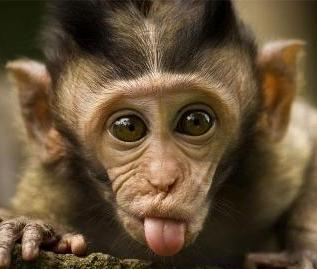
%> input picture 3. Tercero/Visió Artificial/_old/parcial_1/images_group2/monkey1.png, 317 x 269 px
$ octave --eval "PrietoDehghanPourAstorGrupF;"   (GNU Octave 9; MATLAB toolbox functions it lacks are replaced by stand-ins)
%> lines starting %> are read from the running program, lines starting %| are printed output that depends on the picture
function [ ] = PrietoDehghanPourAstorGrupF( )
% FUNCTION PrietoDehghanPourAstorGrupF
%   Function behaves as described in 'Examen practico 2'
    close all;
    file1 = 'images_group2/monkey1.png';
    file2 = 'images_group2/monkey2.png';
    monkey1 = rgb2gray(imread(file1));
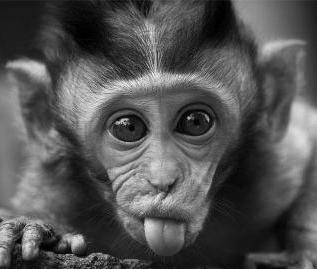
%> monkey1: size 269x317 uint8; min 0, max 248, mean 82.8
    monkey2 = rgb2gray(imread(file2));
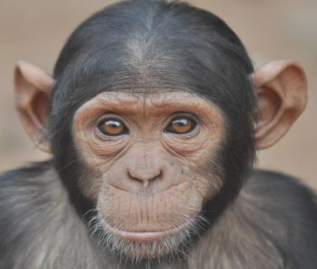
%> input picture 3. Tercero/Visió Artificial/_old/parcial_1/images_group2/monkey2.png, 317 x 269 px
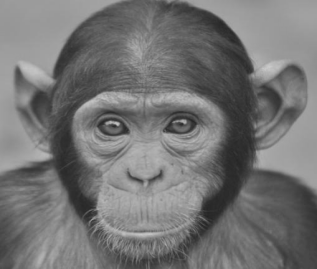
%> monkey2: size 269x317 uint8; min 35, max 202, mean 115.7

    sigma_low = 2;
    sigma_high = 4;
    monkey1_filter = fspecial('Gaussian', 4*sigma_low+1, sigma_low);
    monkey2_filter = fspecial('Gaussian', 4*sigma_high+1, sigma_high);

    hybrid_monkey = imfilter(monkey2, monkey2_filter) + (monkey1 - imfilter(monkey1, monkey1_filter));
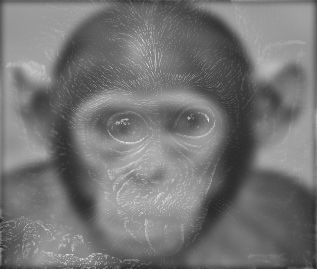
%> hybrid_monkey: size 269x317 uint8; min 36, max 233, mean 116.8

    scales = 6; %how many downsampled versions to create
    scale_factor = 0.5; %how much to downsample each time
    padding = 1; %how many pixels to pad.
    original_height = size(hybrid_monkey, 1);
%> original_height = 269
    output = hybrid_monkey;
    cur_image = hybrid_monkey;
    for i = 2:scales
        %add padding
        output = cat(2, output, ones(original_height, padding));
        %dowsample image;
        cur_image = imresize(cur_image, scale_factor, 'bilinear');
        %pad the top and append to the output
        tmp = cat(1,ones(original_height - size(cur_image,1), size(cur_image,2)), cur_image);
        output = cat(2, output, tmp);
    end
%> this loop made 5 passes
%> pass 1, in PrietoDehghanPourAstorGrupF, `tmp = cat(1,ones(original_height - size(cur_image,1), size(cur_image,2..`:
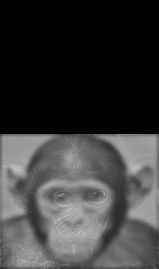
%> tmp: size 269x159 uint8; min 1, max 203, mean 59.1
%> pass 1, in PrietoDehghanPourAstorGrupF, `output = cat(2, output, tmp);`:
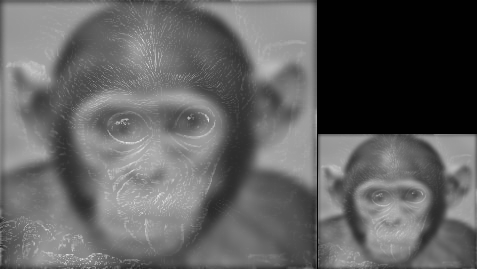
%> output: size 269x477 uint8; min 1, max 233, mean 97.3
%> after the loop:
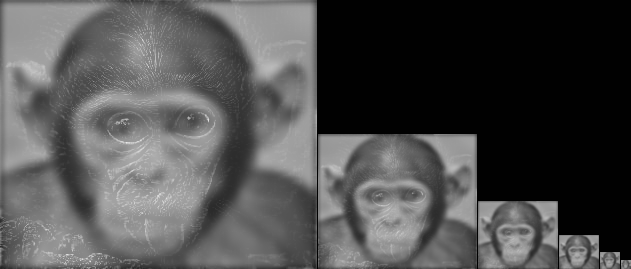
%> output: size 269x631 uint8; min 1, max 233, mean 78.8

    figure, subplot(2, 3, 1), imshow(monkey1), title('Monkey 1'),...
        subplot(2, 3, 2), imshow(monkey2), title('Monkey 2'),...
        subplot(2, 3, 3), imshow(hybrid_monkey), title('Hybrid Monkey'),...
        subplot(2, 3, 5), imshow(output), title('Downscaled Image');
end
